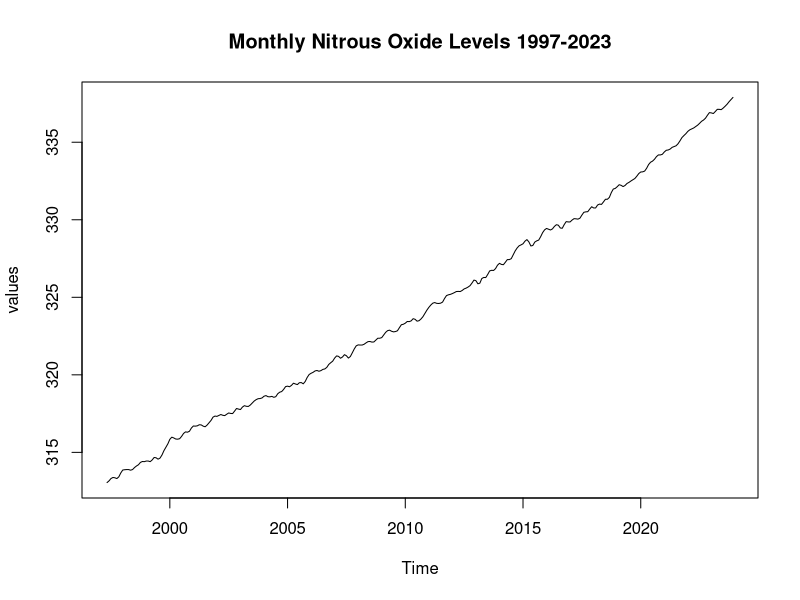
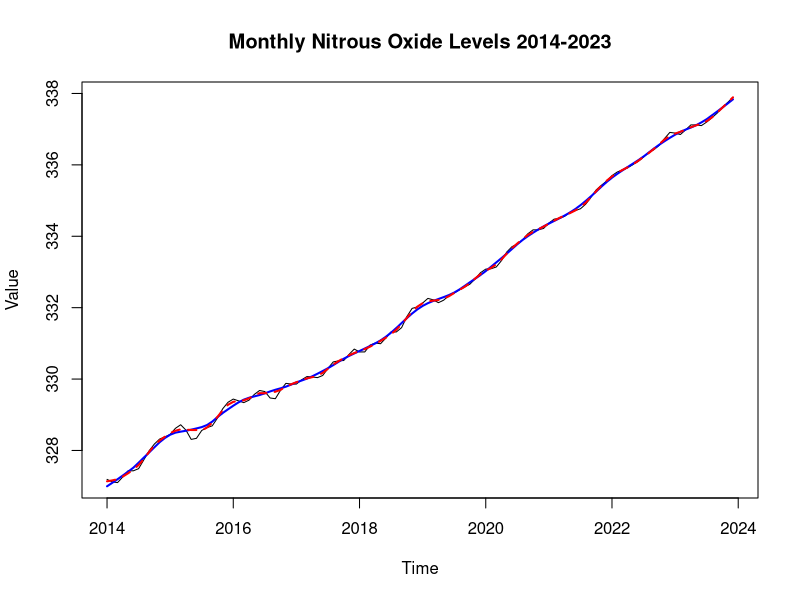
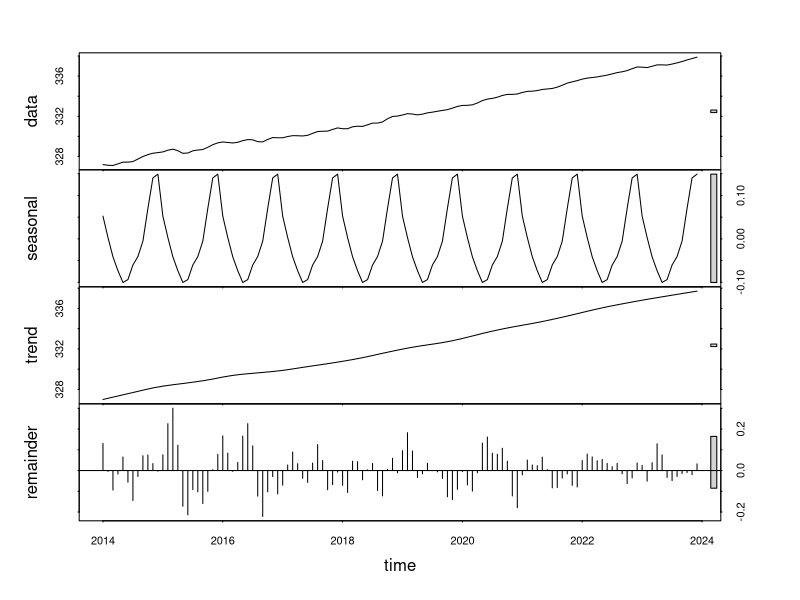
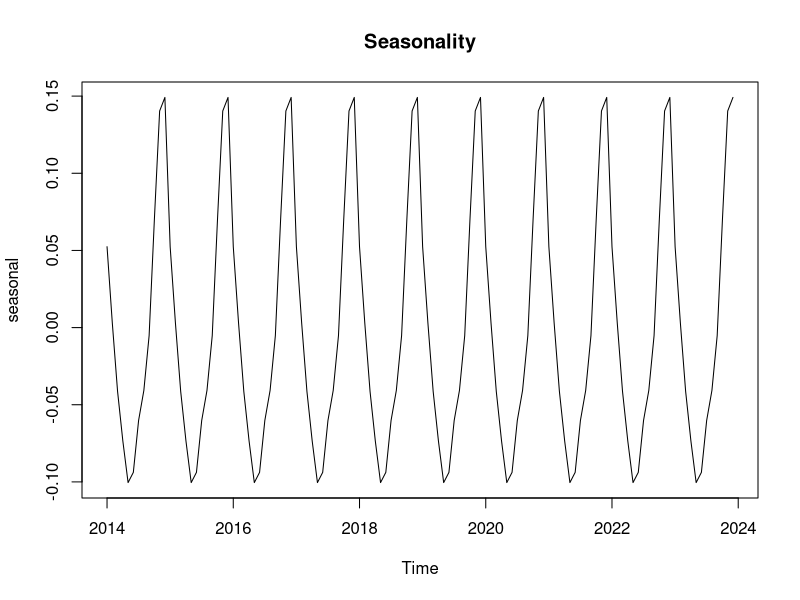
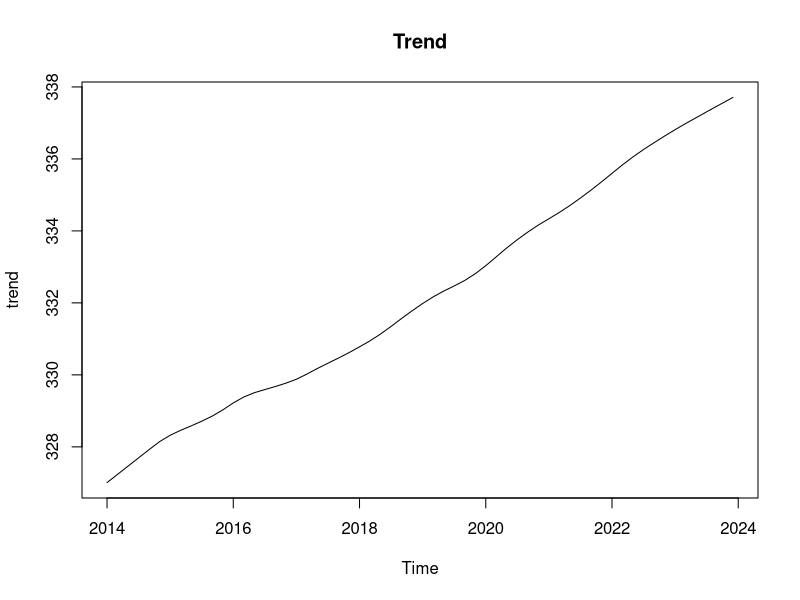
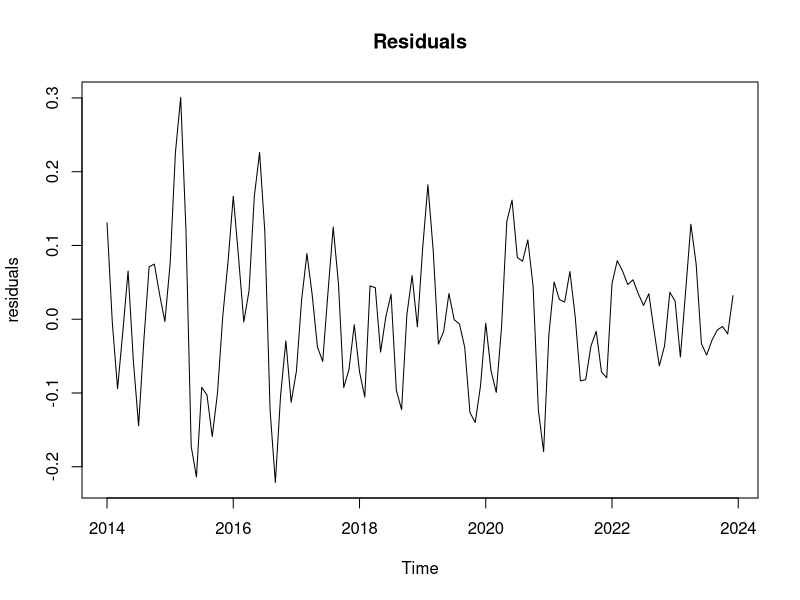
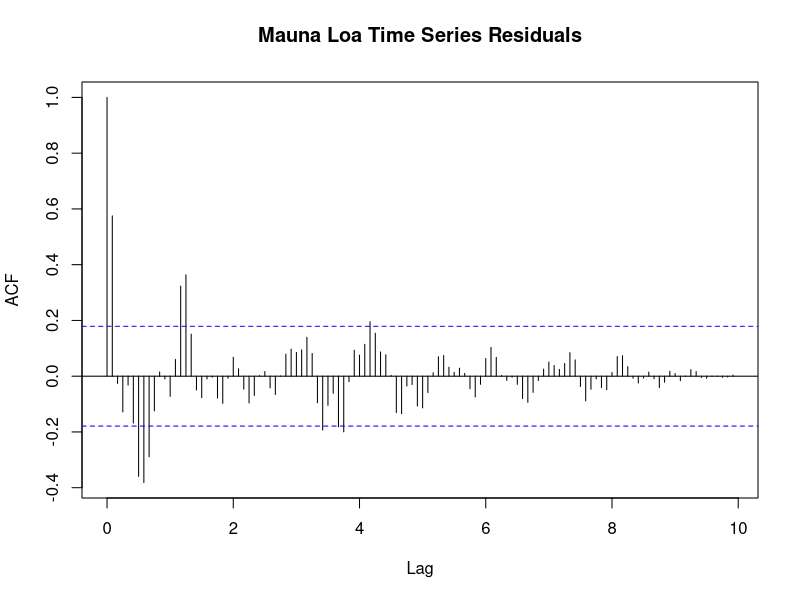
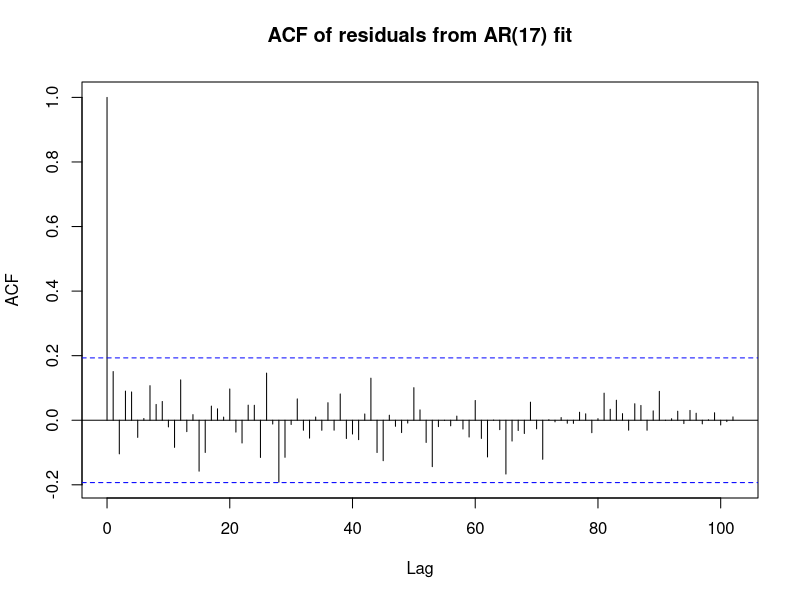

These charts were generated, in order, by the following R code:
library(tseries)
library(forecast)

mauna_loa <- read.table("mauna_loa.txt", header = TRUE, sep = "", fill = TRUE)
head(mauna_loa)
tail(mauna_loa)
length(mauna_loa)

values <- ts(mauna_loa[,4], start=c(1997,5), frequency=12)
values


plot.ts(values, main='Monthly Nitrous Oxide Levels 1997-2023')


values_last_10 <- window(values, start=c(2014, 1))
values_last_10

plot(values_last_10, ylab='Value', main='Monthly Nitrous Oxide Levels 2014-2023', col = "black")
lines(lowess(values_last_10, f=0.10), lwd=2, lty=1, col="blue")
lines(lowess(values_last_10, f=0.05), lwd=2, lty=2, col="red")

# Decompose time series into seasonality, trend, and remainders
decomp <- stl(values_last_10, "per")
plot(decomp)
names(decomp)
head(decomp$time.series)



# Save and plot these features
seasonal <- decomp$time.series[,1]
trend <- decomp$time.series[,2]
residuals <- decomp$time.series[,3]

par(mfrow=c(1,1))
plot(seasonal, main='Seasonality')
plot(trend, main='Trend')
plot(residuals, main="Residuals")

# Use acf to see if residuals are white noise
acf(residuals, lag.max = 500, main='Mauna Loa Time Series Residuals')
# We can see that it is not quite white noise, as values are outside blue lines

# Let's try to model the residuals autoregressively to see where this dependency lies
# We consider the function ar.yw to fit the AR(p) model where the order p is 
# determined by the information criterion AIC.
fit_ar <- ar.yw(residuals, order.max = NULL)
fit_ar
# This fit suggests the order is 17, AR(17), with Wt ~ WN(0, 0.002344)

# Let's study the residuals from this AR(17) model to check for autocorrelation
names(fit_ar)
model_resid <- ts(fit_ar$resid)
model_resid
# Remove first 17 values as they are NA (No autocorrelation until after lag p=17)
acf(model_resid[-c(1:17)], main="ACF of residuals from AR(17) fit", lag.max = 500)
# This resembles white noise!
checkresiduals(model_resid[-c(1:17)])

# We have a good model for our residuals to be white noise, now let's focus on trend
# and seasonality

plot(trend)

# Extract time information from the time series object
time_index <- seq_along(values_last_10)
time_index

# Linear trend
linear_fit <- lm(as.numeric(values_last_10) ~ time_index)
linear_trend <- ts(predict(linear_fit), start = start(values_last_10), frequency = frequency(values_last_10))

plot(trend, type = "l", col = "black", lwd = 2,
     main = "Linear Model with Nitrous Oxide Levels Trend",
     ylab = "Nitrous Oxide Levels (ppm)", xlab = "Time")
lines(linear_trend, col = "blue", lwd = 2, lty = 2)
legend("topleft", legend = c("Observed Trend", "Modeled Trend"),
       col = c("black", "blue"), lty = c(1, 2), lwd = 2)

# Polynomial trend (degree 3)
poly_fit <- lm(as.numeric(values_last_10) ~ poly(time_index, 3))
poly_fit
poly_trend <- ts(predict(poly_fit), start = start(values_last_10), frequency = frequency(values_last_10))

plot(trend, type = "l", col = "black", lwd = 2,
     main = "Polynomial Model (degree 3) with Nitrous Oxide Levels Trend",
     ylab = "Nitrous Oxide Levels (ppm)", xlab = "Time")
lines(poly_trend, col = "red", lwd = 2, lty = 2)
legend("topleft", legend = c("Observed Trend", "Modeled Trend"),
       col = c("black", "red"), lty = c(1, 2), lwd = 2)

# Exponential trend
a_use <- (max(values_last_10) - min(values_last_10)) / 10
b_use <- 0.001
c_use <- mean(values_last_10)

exp_fit <- nls(as.numeric(values_last_10) ~ a * exp(b * time_index) + c, 
               start = list(a = a_use, b = b_use, c = c_use))
exp_trend <- ts(predict(exp_fit), start = start(values_last_10), frequency = frequency(values_last_10))

plot(trend, type = "l", col = "black", lwd = 2,
     main = "Exponential Model with Nitrous Oxide Levels Trend",
     ylab = "Nitrous Oxide Levels (ppm)", xlab = "Time")
lines(exp_trend, col = "purple", lwd = 2, lty = 2)
legend("topleft", legend = c("Observed Trend", "Modeled Trend"),
       col = c("black", "purple"), lty = c(1, 2), lwd = 2)


# We have an okay linear model, and pretty accurate looking exponential and polynomial models!
# They are saved as linear_trend, poly_trend, and exp_trend, respectively.

# Now we will turn our attention to modeling seasonality

plot(seasonal, main='Seasonality')

time_index <- seq_along(seasonal)

a <- 2 * pi/12
dd <- data.frame(season = seasonal, time = time_index)
head(dd)

fit_ss <- lm(season ~ I(cos(a * time)) + I(sin(a * time)) +
               I(cos(2 * a * time)) + I(sin(2 * a * time)) +
               I(cos(3 * a * time)) + I(sin(3 * a * time)), data = dd)
fit_ss
coef_ss <- summary(fit_ss)$coefficients

# Generate fitted values
fitted_seasonality <- predict(fit_ss)

plot(time_index, seasonal, type = "l", col = "black", lwd = 2,
     main = "Seasonality Fit Using Trig Functions",
     xlab = "Time Index", ylab = "Seasonality")
lines(time_index, fitted_seasonality, col = "blue", lwd = 2, lty = 2)

summary(fit_ss)

# Now we have a trigonometric trend for the seasonality, which means we have seasonality, trend,
# and white noise residuals. Let's create some models!

# Additive models are denoted by Yt = Trend(t) + Seasonality(t) + Residuals(t)

### MODEL 1 ###

# This will be an additive model with linear trend, seasonality, and white noise

# Ensure they are numeric for adding
class(linear_fit)  # Returns 'lm' - need to convert
class(fitted_seasonality)  # Returns 'numeric' - no need to convert
linear_fit <- as.numeric(linear_trend)
class(linear_fit)

set.seed(12345)
white_noise <- rnorm(length(time_index), mean=0, sd=sd(residuals)) # Create basic white noise for testing purposes

# Make our model
yhat1 <- linear_fit + fitted_seasonality + white_noise

# Plot
plot(time_index, values_last_10, type = "l", col = "black", lwd = 2,
     main = "Linear Trend + Seasonality + White Noise",
     xlab = "Time Index", ylab = "Nitrous Oxide Levels (ppm)")
lines(time_index, yhat1, col = "blue", lwd = 2, lty = 2)
legend("topleft", legend = c("Observed Data", "Modeled Data (yhat1)"),
       col = c("black", "blue"), lty = c(1, 2), lwd = 2)

# Plot Residuals
residuals_yhat1 <- values_last_10 - yhat1
plot(time_index, residuals_yhat1, type = "p", col = "blue", pch = 20,
     main = "Residuals of yhat1 Model",
     xlab = "Time Index", ylab = "Residuals")
abline(h = 0, col = "red", lty = 2)


### MODEL 2 ###

# This will be an additive model with exponential trend, seasonality, and white noise

# Extract fitted values from exponential model
exp_trend <- predict(exp_fit)

exp_trend <- as.numeric(exp_trend)

yhat2 <- exp_trend + fitted_seasonality + white_noise

plot(time_index, values_last_10, type = 'l', col = 'black', lwd = 2,
     main = "Exponential Trend + Seasonality + White Noise",
     xlab = 'Time Index', ylab = 'Nitrous Oxide Levels (ppm)')
lines(time_index, yhat2, col='red', lwd=2, lty=2)
legend("topleft", legend = c("Observed Data", "Modeled Data (yhat2)"),
       col = c("black", "red"), lty = c(1, 2), lwd = 2)

# Plot Residuals
residuals_yhat2 <- values_last_10 - yhat2
plot(time_index, residuals_yhat2, type = "p", col = "red", pch = 20,
     main = "Residuals of yhat1 Model",
     xlab = "Time Index", ylab = "Residuals")
abline(h = 0, col = "blue", lty = 2)


### MODEL 3 ###

# This will be an additive model with polynomial trend, seasonality, and white noise

class(poly_trend)
poly_trend <- as.numeric(poly_trend)

yhat3 <- poly_trend + fitted_seasonality + white_noise

plot(time_index, values_last_10, type = 'l', col = 'black', lwd = 2,
     main = "Polynomial (Degree 3) Trend + Seasonality + White Noise",
     xlab = 'Time Index', ylab = 'Nitrous Oxide Levels (ppm)')
lines(time_index, yhat3, col='green', lwd=2, lty=2)
legend("topleft", legend = c("Observed Data", "Modeled Data (yhat3)"),
       col = c("black", "green"), lty = c(1, 2), lwd = 2)

# Plot Residuals
residuals_yhat3 <- values_last_10 - yhat3
plot(time_index, residuals_yhat3, type = "p", col = "green", pch = 20,
     main = "Residuals of yhat1 Model",
     xlab = "Time Index", ylab = "Residuals")
abline(h = 0, col = "black", lty = 2)

# It looks like our second and third models are much better than our first - we can throw 
# that model out. Let's repeat yhat2 and yhat3 with the residual AR(17) model.


# Let's first fit our AR(17)

fit.w1 <- arima(residuals, order=c(17,0,0), include.mean=FALSE)
fit.w1
fit.w1$aic # -407.1485 is very low - this is good!

# AR(17) seems to be good, but let's try AR(15) and AR(20) to compare:
test_fit20 <- arima(residuals, order=c(20,0,0), include.mean=FALSE)
test_fit20$aic # -405.9633 - AR(20) is higher than AR(17), worse
test_fit30 <- arima(residuals, order=c(15,0,0), include.mean=FALSE)
test_fit30$aic # -393.767 - AR(15) is higher than AR(17), worse

coef_w1 <- coef(fit.w1)
coef_w1

# We plot the ACF for the initial residuals and the residuals from the AR(17)

par(mfrow=c(1,1))
acf(residuals, main="ACF Plot of MLO Data")
res_w1 <- ts(fit.w1$residuals)
acf(res_w1, main="ACF Plot of AR(17) Model") # This one clearly better

# Now let's recreate our two models using AR(17)

### MODEL 2 with AR(17) ###

yhat2.2 <- exp_trend + fitted_seasonality + res_w1

plot(time_index, values_last_10, type = 'l', col = 'black', lwd = 2,
     main = "Exponential Trend + Seasonality + AR(17)",
     xlab = 'Time Index', ylab = 'Nitrous Oxide Levels (ppm)')
lines(time_index, yhat2.2, col='red', lwd=2, lty=2)
legend("topleft", legend = c("Observed Data", "Modeled Data (yhat2.2)"),
       col = c("black", "red"), lty = c(1, 2), lwd = 2)


### MODEL 3 with AR(17) ###

yhat3.2 <- poly_trend + fitted_seasonality + res_w1

plot(time_index, values_last_10, type = 'l', col = 'black', lwd = 2,
     main = "Polynomial (Degree 3) Trend + Seasonality + AR(17)",
     xlab = 'Time Index', ylab = 'Nitrous Oxide Levels (ppm)')
lines(time_index, yhat2.2, col='green', lwd=2, lty=2)
legend("topleft", legend = c("Observed Data", "Modeled Data (yhat2.3)"),
       col = c("black", "green"), lty = c(1, 2), lwd = 2)


#MSE

y <- as.numeric(values_last_10)

sum((y-yhat1)^2) / length(y)     # 0.09144829
sum((y-yhat2)^2) / length(y)     # 0.04082456
sum((y-yhat3)^2) / length(y)     # 0.0399147 
sum((y-yhat2.2)^2) / length(y)   # 0.02597242
sum((y-yhat3.2)^2) / length(y)   # 0.02507394

# Compute MAPE for each model
mean(abs((y - yhat1) / y)) * 100     # 0.07777365
mean(abs((y - yhat2) / y)) * 100     # 0.05045046
mean(abs((y - yhat3) / y)) * 100     # 0.04934287
mean(abs((y - yhat2.2) / y)) * 100   # 0.04028163
mean(abs((y - yhat3.2) / y)) * 100   # 0.03879621

# yhat3.2 is the best model, save it as final_model
final_model <- yhat3.2

plot(time_index, values_last_10, type = 'l', col = 'grey', lwd = 2,
     main = "Final Model",
     xlab = 'Time Index', ylab = 'Nitrous Oxide Levels (ppm)')
lines(time_index, final_model, col='blue', lwd=2, lty=2)
legend("topleft", legend = c("Observed Data", "Modeled Data"),
       col = c("grey", "blue"), lty = c(1, 2), lwd = 2)

# Check residuals
acf(res_w1, main='Final Model Residuals', lag.max = 50)
checkresiduals(res_w1)
#No autocorrelation!





#### FORECASTING ####


# Train/Test Split to test model with actual data (2022-23)


# Split data: Training set (2014-2021) and test set (2022-2023)
training_data <- window(values_last_10, end = c(2021, 12))
test_data <- window(values_last_10, start = c(2022, 1))

# Plot the split
x_range <- range(time(training_data), time(test_data))
y_range <- range(training_data, test_data)


final_model <- ts(final_model, start = c(2014,1), frequency = 12)
final_model


final_model_last_years <- window(final_model, start = c(2022,1))

# Plot the forecast
plot(training_data, type = "l", col = "black", lwd = 2, 
     main = "Forecast for 2022-2023", xlab = "Time Index", ylab = "Nitrous Oxide Levels", xlim = x_range, ylim = y_range)
lines(test_data, col = "red", lwd = 2)
lines(final_model_last_years, col = "blue", lwd = 2, lty = 2)
legend("topleft", legend = c("Training Data", "Actual Test Data", "Forecasted Test Data"), 
       col = c("black", "red", "blue"), lty = c(1, 1, 2), lwd = 2)




# Calculate errors
forecast_errors <- test_data - final_model_last_years
mse <- mean(forecast_errors^2)  # Mean Squared Error
mape <- mean(abs(forecast_errors / test_data)) * 100  # Mean Absolute Percentage Error

# Print evaluation metrics
cat("MSE:", mse, "\n")
cat("MAPE:", mape, "%\n")

# MSE=0.0246: This is a very low value, indicating that the average squared 
# differences between the forecasted and actual values are minimal. A smaller 
# MSE generally reflects better model performance.



# MAPE=0.04%: This is an excellent result, indicating that, on average, 
# the forecasted values deviate from the actual values by only 0.04% relative 
# to their magnitude. A MAPE below 5% is typically considered very accurate for 
# most forecasting applications.


### FORECASTING (2024-25) with predict ###


plot(final_model)

# Forecast future values, let's say for 12 future periods
future_values <- forecast(final_model, h=24)

# Plot the forecast
plot(future_values, main='Future Nitrous Oxide Levels')

# Print the forecasted values
print(future_values$mean)













# Forecasting manually with model

# Generate future indices for 2024-2025
future_index_24 <- seq(from = length(values_last_10) + 1, to = length(values_last_10) + 24)

# Extend the polynomial trend for 2024-2025
future_trend_24 <- predict(poly_fit, newdata = data.frame(time_index = future_index_24))

# Extend the seasonality for 2024-2025
future_seasonality_24 <- predict(fit_ss, newdata = data.frame(time = future_index_24))

# Generate residuals for 2024-2025 using the AR(17) model
future_residuals_24 <- arima.sim(model = list(ar = coef(fit.w1)), n = 24, sd = sqrt(fit.w1$sigma2))

# Combine the components to generate the forecast
forecast_24 <- future_trend_24 + future_seasonality_24 + future_residuals_24

# Generate x-axis values matching the forecasted period (2024-2025)
future_time <- seq(from = 2024 + (1 - 1) / 12, to = 2025 + 11 / 12, by = 1 / 12)

# Check lengths for debugging
length(future_time)  # Should be 24
length(forecast_24)  # Should also be 24

# Determine x-axis range (observed + forecasted data)
x_range <- range(time(values_last_10), future_time)

# Determine y-axis range (observed + forecasted data)
y_range <- range(values_last_10, forecast_24)

# Plot the observed data
plot(values_last_10, type = "l", col = "black", lwd = 2, 
     main = "Nitrous Oxide Levels Forecast (2024–2025)", 
     xlab = "Year", ylab = "Nitrous Oxide Levels", 
     xlim = x_range, ylim = y_range)

# Add the forecasted data
lines(future_time, forecast_24, col = "blue", lwd = 2, lty = 2)

# Add a legend
legend("topleft", legend = c("Observed Data", "Forecasted Data"), 
       col = c("black", "blue"), lty = c(1, 2), lwd = 2)

forecast_24


# Holt-Winters

values_last_10

# Apply Holt-Winters exponential smoothing
hw_model <- HoltWinters(values_last_10)

# Display the model summary
print(hw_model)

# Plot the fitted model
plot(hw_model, main = "Holt-Winters Fitted Model for 2014-2024")

# Forecast the next 24 months (2 years)
hw_forecast <- forecast(hw_model, h = 24)

# Plot the forecast
plot(hw_forecast, main = "Holt-Winters Forecast for 2024-2026")

# Print forecasted values
print(hw_forecast$mean)

# Evaluate residuals of the Holt-Winters model
hw_residuals <- residuals(hw_model)
acf(hw_residuals, main = "ACF of Holt-Winters Residuals")

# Perform Ljung-Box test on residuals to check for autocorrelation
Box.test(hw_residuals, lag = 20, type = "Ljung-Box")



# Predictions from Holt-Winters for the training period
hw_predictions <- fitted(hw_model)[, "xhat"]

# Predictions from your custom model
custom_predictions <- final_model

# Compute MSE for both models
mse_custom <- mean((values_last_10 - custom_predictions)^2)
mse_hw <- mean((values_last_10 - hw_predictions)^2)

cat("Custom Model MSE:", mse_custom, "\n")
cat("Holt-Winters Model MSE:", mse_hw, "\n")

# Compute MAPE for both models
mape_custom <- mean(abs((values_last_10 - custom_predictions) / values_last_10)) * 100
mape_hw <- mean(abs((values_last_10 - hw_predictions) / values_last_10)) * 100

cat("Custom Model MAPE:", mape_custom, "%\n")
cat("Holt-Winters Model MAPE:", mape_hw, "%\n")




### ADDITIONAL TESTS ###

# Test to see which month results in highest N2O values

# Identify the month with the highest average N2O levels
library(dplyr)

# Convert the time series data to a data frame for easier manipulation
values_df <- data.frame(
  Year = floor(time(values_last_10)),
  Month = cycle(values_last_10),
  Value = as.numeric(values_last_10)
)

# Calculate the average value per month
monthly_avg <- values_df %>%
  group_by(Month) %>%
  summarise(Average = mean(Value, na.rm = TRUE)) %>%
  arrange(desc(Average))

print(monthly_avg)

# Highlight the month with the highest N2O levels
highest_month <- monthly_avg[1, ]
cat("Month with highest N2O levels:", highest_month$Month, "\n")


boxplot(Value ~ Month, data = values_df, 
        main = "Monthly Distribution of N2O Levels",
        xlab = "Month", ylab = "Nitrous Oxide Levels (ppm)",
        col = "lightblue")


# Create monthly time index
months <- 1:12




par(mfrow = c(1, 1))
plot(seasonal)
seasonal


# Extract raw N₂O values for each month
monthly_avg <- tapply(values, cycle(values), mean)

# Create a bar chart of raw N₂O averages
barplot(monthly_avg, names.arg = month.abb, col = ifelse(monthly_avg == max(monthly_avg), "blue", "gray"),
        main = "Average Monthly N2O Levels (Raw Data)",
        ylab = "N2O Levels (ppm)", xlab = "Month",
        ylim = c(min(monthly_avg) - 0.5, max(monthly_avg) + 0.5))
abline(h = mean(monthly_avg), col = "red", lty = 2)  # Add average line

# Highlight the peak month
legend("topright", legend = c("Peak Month", "Other Months"),
       fill = c("blue", "gray"), bty = "n")






